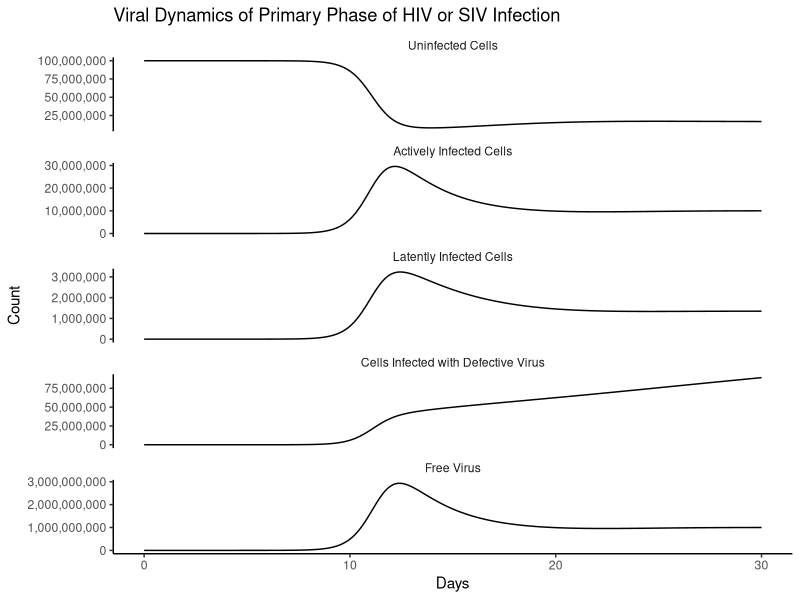
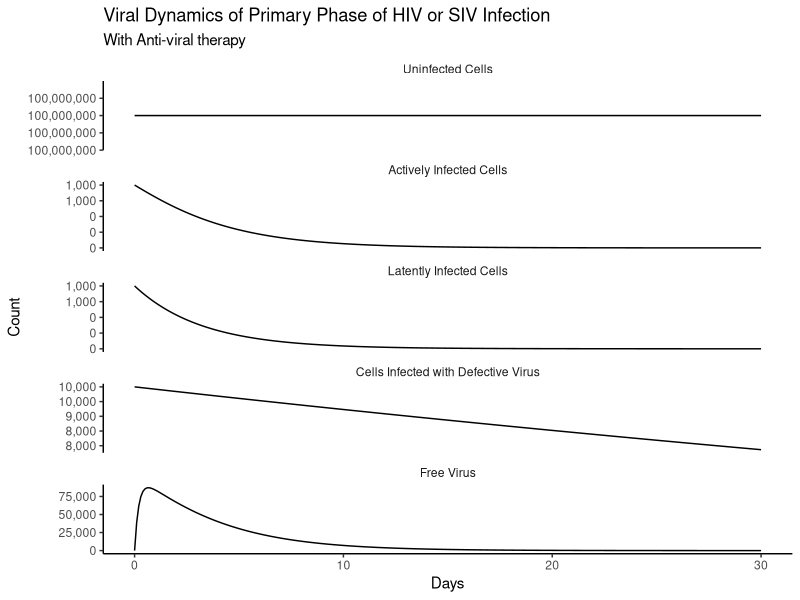

Write R code to recreate these figures, in order.
## ---- chunk 1
#| message: false
#| warning: false
library(deSolve)
library(tidyverse)
## ---- chunk 2
base_ode <- function(time, state, parameters){
  with(as.list(c(state, parameters)),{
    
    dx <- lambda - d*x - beta * x * v
    dy1 <- q1*beta * x * v - a1 * y1 + alpha * y2
    dy2 <- q2*beta * x * v - a2 * y2 - alpha * y2
    dy3 <- q3*beta * x * v - a3 * y3
    dv <- k * y1 - u * v
    
    return(list(c(dx, dy1, dy2, dy3, dv)))
  })
  
}
## ---- chunk 3
t <- seq(0,30,.1)

params <- c(
  lambda =1e7,# Uninfected cell production rate
  d = .1, # Cell Death Rate
  a1 = .5, # Infected Cell Death Rate
  a2 = .01, # Infected Cell Death Rate
  a3 = .008, # Infected Cell Death Rate
  beta = 5e-10, # "Rate Constant"
  alpha = .3, # Virus Production rate of reactivated latent
  k = 500, # Virus productin from Infected cell
  u = 5, # Free Virus lifestapn
  q1 = .55, # P(Infected State | Infected)
  q2 = .05, # P(Latent State | Infected)
  q3 = .4 # P(Defective Provirus | Infected)
)

#' Guessing Initial values from a graph
x0 <- params["lambda"][1]/params["d"][1]
init <- c(x = unname(x0), 
          y1 = 1,y2=0,y3=0, v = 1)

out <- ode(init, t, base_ode, params)

out_df <- as_tibble(as.data.frame(out))
## ---- chunk 4
compartment_names <- c("Uninfected Cells", 
"Actively Infected Cells", 
"Latently Infected Cells",
"Cells Infected with Defective Virus",
"Free Virus")

p <- out_df %>% 
  setNames(c("time", compartment_names)) %>% 
  gather(compartment, value, -time) %>% 
  mutate(compartment = factor(compartment,
                              compartment_names)) %>% 
  ggplot(aes(time, y = value))+
  geom_line()+
  facet_wrap(~compartment, ncol = 1,scales = "free_y")+
  theme_classic()+
  labs(
    title = "Viral Dynamics of Primary Phase of HIV or SIV Infection",
    x = "Days",
    y = "Count"
  )+
  scale_y_continuous(labels = scales::comma_format(accuracy = 1000))+
  theme(strip.background = element_blank())

p	

## ---- chunk 5
params["beta"] <- 0

init <- c(x = unname(x0), 
          y1 = 1000,y2=1000,y3=10000, v = 50)

out_antiviral <- ode(init, t, base_ode, params)

out_df_av <- as_tibble(as.data.frame(out_antiviral))

## ---- chunk 6
p <- out_df_av %>% 
  setNames(c("time", compartment_names)) %>% 
  gather(compartment, value, -time) %>% 
  mutate(compartment = factor(compartment,
                              compartment_names)) %>% 
  ggplot(aes(time, y = value))+
  geom_line()+
  facet_wrap(~compartment, ncol = 1,scales = "free_y")+
  theme_classic()+
  labs(
    title = "Viral Dynamics of Primary Phase of HIV or SIV Infection",
    subtitle = "With Anti-viral therapy",
    x = "Days",
    y = "Count"
  )+
  scale_y_continuous(labels = scales::comma_format(accuracy = 1000))+
  theme(strip.background = element_blank())

p	
